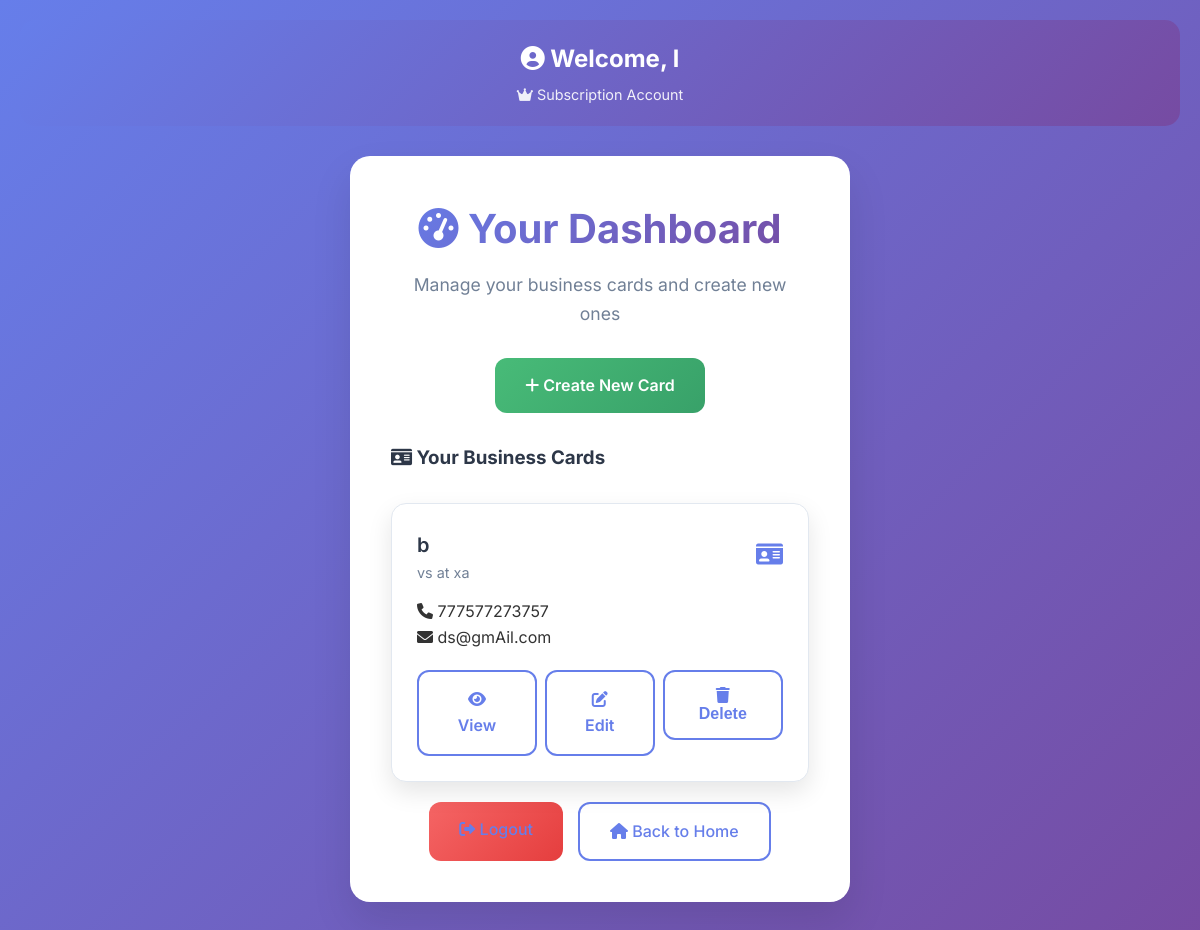
The app's page /dashboard (signed in) with its own data.
### models.py (models this page shows, shortened)
class User(db.Model):
    id = db.Column(db.Integer, primary_key=True)
    name = db.Column(db.String(100))
    email = db.Column(db.String(120), unique=True, nullable=False)
    password = db.Column(db.String(200), nullable=False)
    role = db.Column(db.String(20), default='new')
    is_verified = db.Column(db.Boolean, default=False)
    subscription_active = db.Column(db.Boolean, default=False)
    created_on = db.Column(db.DateTime, default=datetime.utcnow)
    cards = db.relationship('BusinessCard', backref='user', lazy=True)

class BusinessCard(db.Model):
    id = db.Column(db.Integer, primary_key=True)
    name = db.Column(db.String(100))
    designation = db.Column(db.String(100))
    company = db.Column(db.String(100))
    mobile = db.Column(db.String(20))
    email = db.Column(db.String(100))
    logo = db.Column(db.String(255))
    pdf = db.Column(db.String(255))
    qr = db.Column(db.String(255))
    user_id = db.Column(db.Integer, db.ForeignKey('user.id'), nullable=False)

### app.py (the view)
@app.route('/dashboard')
def dashboard():
    if 'user_id' not in session:
        return redirect(url_for('login'))
    user = User.query.get(session['user_id'])
    if user:
        if user.role == 'admin':
            users = User.query.filter(User.role != 'admin').all()
            user_cards = {u.id: BusinessCard.query.filter_by(user_id=u.id).all() for u in users}
            stats = {
                'total_users': User.query.filter(or_(User.role == 'subscription', User.role == 'new')).count(),
                'total_cards': BusinessCard.query.count(),
                'subscribers': User.query.filter(or_(User.role == 'subscription', User.role == 'new')).count()
            }
            return render_template('admin_dashboard.html', user=user, users=users, user_cards=user_cards, stats=stats)
        else:
            cards = BusinessCard.query.filter_by(user_id=user.id).all()
            can_create = user.role != 'new' or len(cards) < 1
            return render_template('dashboard.html', user=user, cards=cards, can_create=can_create)
    else:
        return redirect(url_for('login'))

### templates/dashboard.html (shortened to what this page needs)
{% extends "base.html" %}
{% block content %}
<div class="user-info">
    <h2><i class="fas fa-user-circle"></i> Welcome, {{ user.name }}</h2>
    <p class="role">
        <i class="fas fa-crown"></i> {{ user.role|title }} Account
    </p>
</div>
<div class="card">
    <div class="header">
        <h1><i class="fas fa-tachometer-alt"></i> Your Dashboard</h1>
        <p>Manage your business cards and create new ones</p>
    </div>
    {% if can_create %}
    <div style="text-align: center; margin-bottom: 30px;">
        <a href="{{ url_for('new_card') }}" class="btn btn-success">
            <i class="fas fa-plus"></i> Create New Card
        </a>
    </div>
    {% else %}
    <div class="alert alert-warning">
        <i class="fas fa-info-circle"></i>
        You have reached your card limit. Upgrade to subscription for unlimited cards.
    </div>
    {% endif %}
    {% if user.role == 'admin' %}
    <h3>All Users</h3>
    <div class="admin-users-list">
        {% for u in users %}
            <div class="admin-user-block" style="border:1px solid #ccc; margin-bottom:20px; padding:15px; border-radius:8px;">
                <div style="display:flex; justify-content:space-between; align-items:center;">
                    <div>
                        <strong>{{ u.name }}</strong> ({{ u.email }})<br>
                        <span>Role: {{ u.role|title }}</span>
                    </div>
                    {% if u.role == 'new' %}
                    <form method="POST" action="{{ url_for('upgrade_user', user_id=u.id) }}" style="margin:0;">
                        <button type="submit" class="btn btn-success">Upgrade to Subscriber</button>
                    </form>
                    {% else %}
                        <span style="color:green; font-weight:bold;">Subscriber</span>
                    {% endif %}
                </div>
                <div style="margin-top:10px;">
                    <strong>Cards:</strong>
                    {% if user_cards[u.id] %}
                        <ul>
                        {% for card in user_cards[u.id] %}
                            <li>
                                {{ card.name }} ({{ card.designation }}, {{ card.company }})
                                <a href="{{ url_for('edit_card', card_id=card.id) }}" class="btn btn-outline btn-sm" style="margin-left:10px;">Edit</a>
                            </li>
                        {% endfor %}
                        </ul>
                    {% else %}
                        <span>No cards created.</span>
                    {% endif %}
                </div>
            </div>
        {% endfor %}
    </div>
{% else %}
    <h3 style="color: #2d3748; margin-bottom: 20px;">
        <i class="fas fa-id-card"></i> Your Business Cards
    </h3>
    {% if cards %}
    <div class="card-grid">
        {% for card in cards %}
        <div class="card-item">
            <div class="card-header">
                <div>
                    <h4 class="card-title">{{ card.name }}</h4>
                    <p class="card-subtitle">{{ card.designation }} at {{ card.company }}</p>
                </div>
                <div style="text-align: right;">
                    <i class="fas fa-id-card" style="font-size: 1.5rem; color: #667eea;"></i>
                </div>
            </div>
            <div style="margin-bottom: 15px;">
                <p><i class="fas fa-phone"></i> {{ card.mobile }}</p>
                <p><i class="fas fa-envelope"></i> {{ card.email }}</p>
            </div>
            <div class="card-actions" style="display: flex; gap: 8px;">
                <a href="{{ url_for('view_card', card_id=card.id) }}" class="btn btn-outline" style="min-width: 90px;">
                    <i class="fas fa-eye"></i> View
                </a>
                <a href="{{ url_for('edit_card', card_id=card.id) }}" class="btn btn-outline" style="min-width: 90px;">
                    <i class="fas fa-edit"></i> Edit
                </a>
                <form method="POST" action="{{ url_for('delete_card', card_id=card.id) }}" style="display:inline;" onsubmit="return confirmDelete();">
                    <button type="submit" class="btn btn-outline btn-danger" style="min-width: 90px;">
                        <i class="fas fa-trash"></i> Delete
                    </button>
                </form>
            </div>
        </div>
        {% endfor %}
    </div>
    {% endif %}
{% endif %}
    <div class="nav-links">
        <a href="{{ url_for('logout') }}" class="btn btn-danger">
            <i class="fas fa-sign-out-alt"></i> Logout
        </a>
        <a href="{{ url_for('home') }}" class="btn btn-outline">
            <i class="fas fa-home"></i> Back to Home
        </a>
    </div>
{% endblock %}

### templates/base.html (style rules this page uses)
* { margin: 0; padding: 0; box-sizing: border-box; }
body { font-family: 'Inter', -apple-system, BlinkMacSystemFont, 'Segoe UI', Roboto, sans-serif; background: linear-gradient(135deg, #667eea 0%, #764ba2 100%); min-height: 100vh; color: #333; line-height: 1.6; }
.card { background: white; border-radius: 20px; box-shadow: 0 20px 40px rgba(0, 0, 0, 0.1); padding: 40px; margin: 20px auto; max-width: 500px; backdrop-filter: blur(10px); border: 1px solid rgba(255, 255, 255, 0.2); }
.header { text-align: center; margin-bottom: 30px; }
.header h1 { color: #2d3748; font-size: 2.5rem; font-weight: 700; margin-bottom: 10px; background: linear-gradient(135deg, #667eea, #764ba2); -webkit-background-clip: text; -webkit-text-fill-color: transparent; background-clip: text; }
.header p { color: #718096; font-size: 1.1rem; }
.btn { display: inline-block; padding: 15px 30px; background: linear-gradient(135deg, #667eea, #764ba2); color: white; text-decoration: none; border-radius: 12px; font-weight: 600; font-size: 1rem; border: none; cursor: pointer; transition: all 0.3s ease; text-align: center; min-width: 120px; }
.btn-success { background: linear-gradient(135deg, #48bb78, #38a169); }
.btn-danger { background: linear-gradient(135deg, #f56565, #e53e3e); }
.btn-outline { background: transparent; border: 2px solid #667eea; color: #667eea; }
.card-grid { display: grid; grid-template-columns: repeat(auto-fit, minmax(300px, 1fr)); gap: 20px; margin-top: 30px; }
.card-item { background: white; border-radius: 15px; padding: 25px; box-shadow: 0 10px 25px rgba(0, 0, 0, 0.1); transition: all 0.3s ease; border: 1px solid #e2e8f0; }
.card-header { display: flex; justify-content: space-between; align-items: center; margin-bottom: 15px; }
.card-title { font-size: 1.25rem; font-weight: 600; color: #2d3748; }
.card-subtitle { color: #718096; font-size: 0.9rem; }
.card-actions { display: flex; gap: 10px; margin-top: 20px; }
.nav-links { display: flex; gap: 15px; justify-content: center; margin-top: 20px; }
.nav-links a { color: #667eea; text-decoration: none; font-weight: 500; transition: color 0.3s ease; }
.user-info { background: linear-gradient(135deg, #667eea, #764ba2); color: white; padding: 20px; border-radius: 15px; margin-bottom: 30px; text-align: center; }
.user-info h2 { font-size: 1.5rem; margin-bottom: 5px; }
.user-info .role { opacity: 0.9; font-size: 0.9rem; }

### records on screen
User: name "l", role "Subscription"
BusinessCard: name "b", designation "vs", company "xa", mobile "777577273757", email "ds@gmAil.com"
